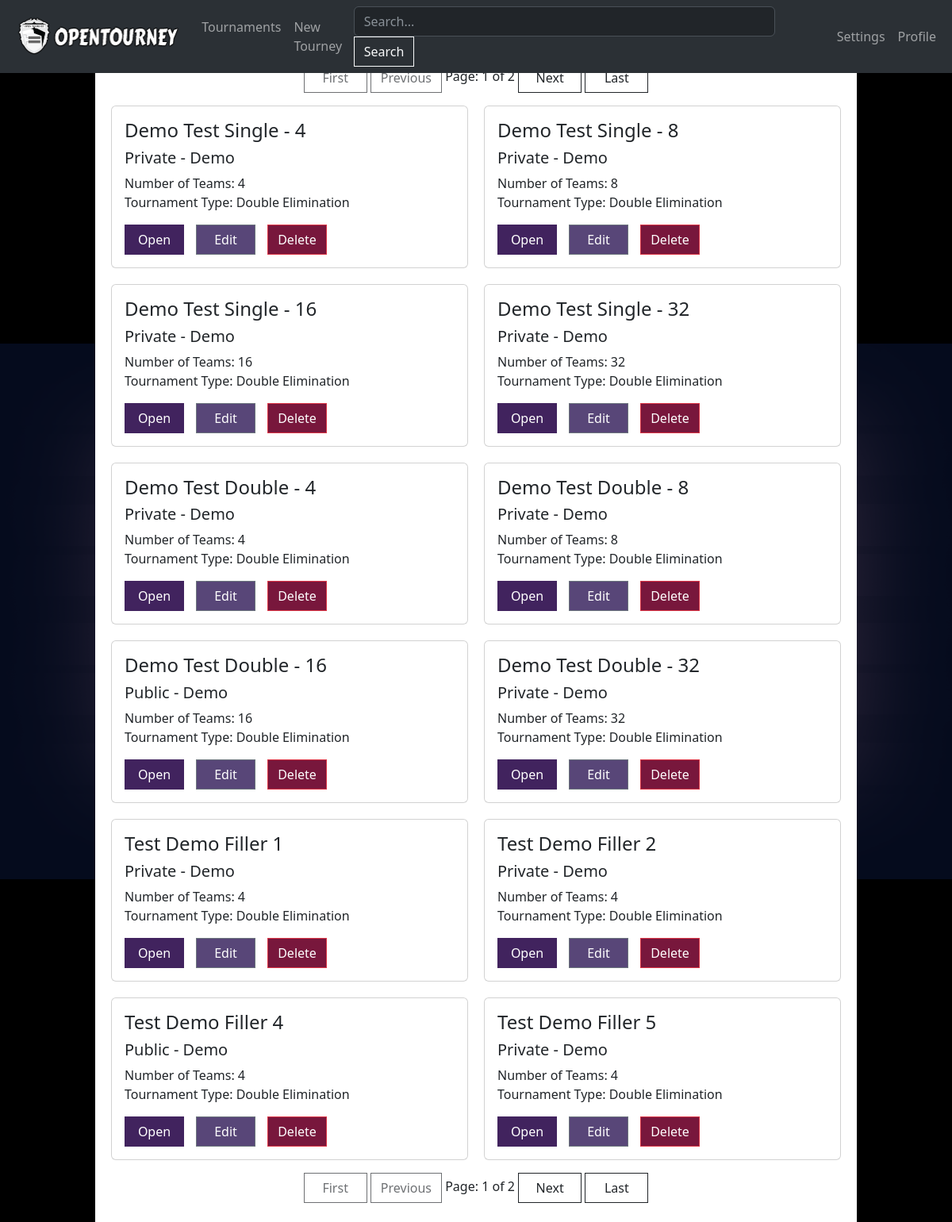
Page /tourney/tournaments (signed in) on the committed database.
### Tournament/models.py (models this page shows, shortened)
class TournamentObject(models.Model):
    SINGLE_ELIMINATION = 'SE'
    DOUBLE_ELIMINATION = 'DE'
    TOURNAMENT_TYPES = [
        (SINGLE_ELIMINATION, 'Single Elimination'),
        (DOUBLE_ELIMINATION, 'Double Elimination'),
    ]
    name = models.CharField(max_length=100, default="My Tournament")
    description = models.TextField(blank=True)
    num_teams = models.IntegerField(default=16)
    tournament_type = models.CharField(max_length=2, choices=TOURNAMENT_TYPES, default=SINGLE_ELIMINATION)
    user = models.ForeignKey(User, on_delete=models.CASCADE, related_name='tourney')
    public = models.BooleanField(default=False)
    archived = models.BooleanField(default=False)
    winner = models.CharField(max_length=100, default="none")
    def __init__(self, *args, **kwargs):
        super().__init__(*args, **kwargs)

### Tournament/views.py (the view, shortened to what this page needs)
# urls.py: path('tourney/tournaments', tournament_views.tourney_listings, name="listings"),
def tourney_listings(request):
    query = request.GET.get('search')
    if query is None:
        if not request.user.is_authenticated:
            return redirect('login')
        else:
            tourneys = TournamentObject.objects.filter(user=request.user)
            if not tourneys.exists():
                return redirect('new')
    paginator = Paginator(tourneys, 12)
    page = request.GET.get('page')
    tourneys = paginator.get_page(page)
    return render(request, 'Tournament/listings.html', {'tourneys': tourneys})

### Tournament/templates/Tournament/listings.html (shortened to what this page needs)
{% extends "base.html" %}
{% block body %}
<div class="text-center mb-3 mt-1">
    {% if tourneys.has_previous %}
        <a class="btn btn-outline-dark d-none d-md-inline-block" href="?page=1">First</a>
        <a class="btn btn-outline-dark" href="?page={{ tourneys.previous_page_number }}">Previous</a>
    {% else %}
        <button class="btn btn-outline-dark d-none d-md-inline-block" disabled>First</button>
        <button class="btn btn-outline-dark" disabled>Previous</button>
    {% endif %}
    Page: {{ tourneys.number }} of {{ tourneys.paginator.num_pages }}
    {% if tourneys.has_next %}
        <a class="btn btn-outline-dark" href="?page={{ tourneys.next_page_number }}">Next</a>
        <a class="btn btn-outline-dark d-none d-md-inline-block" href="?page={{ tourneys.paginator.num_pages }}">Last</a>
    {% else %}
        <button class="btn btn-outline-dark" disabled>Next</button>
        <button class="btn btn-outline-dark d-none d-md-inline-block" disabled>Last</button>
    {% endif %}
</div>
<div class="grid-container">
    {% for tourney in tourneys %}
    <div class="card">
        <div class="card-body">
            <h4 class="card-title">{{ tourney.name }}</h4>
            {% if tourney.public %}
                <h5>Public - {{ tourney.user.username }}</h5>
            {% else %}
                <h5>Private - {{ tourney.user.username }}</h5>
            {% endif %}
            <p class="m-gone">Number of Teams: {{ tourney.num_teams }}</p>
            {% if tourney.tournament_type == single %}
                <p>Tournament Type: Single Elimination</p>
            {% else %}
                <p>Tournament Type: Double Elimination</p>
            {% endif %}
            <div class="button-group-horizontal">
                <a href="{% url 'tourney' tourney.id %}" class="btn btn-primary listing-btn page-animation">Open</a>
                {% if user.is_authenticated and user == tourney.user %}
                <a href="{% url 'edit' tourney.id %}" class="btn btn-secondary listing-btn page-animation">Edit</a>
                <form id="delete-form" method="POST" action="{% url 'delete_tourney' tourney.id %}">
                    <button type="button" onclick="showConfirmDialog({{tourney.id}})" class="btn btn-danger listing-btn">Delete</button>
                </form>
                {% endif %}
            </div>
        </div>
    </div>
    {% endfor %}
</div>
<div class="text-center mt-3 mb-1">
    {% if tourneys.has_previous %}
        <a class="btn btn-outline-dark" href="?page=1">First</a>
        <a class="btn btn-outline-dark" href="?page={{ tourneys.previous_page_number }}">Previous</a>
    {% else %}
        <button class="btn btn-outline-dark" disabled>First</button>
        <button class="btn btn-outline-dark" disabled>Previous</button>
    {% endif %}
    Page: {{ tourneys.number }} of {{ tourneys.paginator.num_pages }}
    {% if tourneys.has_next %}
        <a class="btn btn-outline-dark" href="?page={{ tourneys.next_page_number }}">Next</a>
        <a class="btn btn-outline-dark" href="?page={{ tourneys.paginator.num_pages }}">Last</a>
    {% else %}
        <button class="btn btn-outline-dark" disabled>Next</button>
        <button class="btn btn-outline-dark" disabled>Last</button>
    {% endif %}
</div>
{% endblock %}

### Tournament/static/style.css (style rules this page uses)
:root { --primary: #41235e; --primary-hover: #2c1840; --secondary: #584678; --secondary-hover: #362b4a; --danger: #78173c; --danger-hover: #4d0f26; }
.m-gone { margin-bottom: 0px; }
.btn { border-radius: 0 !important; }
.btn-primary, .btn-primary:active, .btn-primary:visited { background-color: var(--primary) !important; border-color: var(--primary) !important; }
.btn-secondary, .btn-secondary:active, .btn-secondary:visited { background-color: var(--secondary) !important; }
.btn-danger, .btn-danger:active, .btn-danger:visited { background-color: var(--danger) !important; }
body { background-color: black !important; background-image: url("images/background.png"); background-size: 100%; background-repeat: no-repeat; background-position: center; height: 100vh; }
.button-group-horizontal { display: flex; align-items: left; }
.listing-btn { margin-right: 15px; min-width: 75px; }
.btn-outline-dark { min-width: 80px; }
.grid-container { display: grid; grid-template-columns: repeat(auto-fit, minmax(320px, 1fr)); grid-gap: 20px; }

### rows in the picture
TournamentObject: name "Demo Test Single - 4", user.username "Demo", num_teams "4", tournament_type "Tournament Type: Double Elimination"
TournamentObject: name "Demo Test Single - 8", user.username "Demo", num_teams "8", tournament_type "Tournament Type: Double Elimination"
TournamentObject: name "Demo Test Single - 16", user.username "Demo", num_teams "16", tournament_type "Tournament Type: Double Elimination"
TournamentObject: name "Demo Test Single - 32", user.username "Demo", num_teams "32", tournament_type "Tournament Type: Double Elimination"
TournamentObject: name "Demo Test Double - 4", user.username "Demo", num_teams "4", tournament_type "Tournament Type: Double Elimination"
TournamentObject: name "Demo Test Double - 8", user.username "Demo", num_teams "8", tournament_type "Tournament Type: Double Elimination"
TournamentObject: name "Demo Test Double - 16", user.username "Demo", num_teams "16", tournament_type "Tournament Type: Double Elimination"
TournamentObject: name "Demo Test Double - 32", user.username "Demo", num_teams "32", tournament_type "Tournament Type: Double Elimination"
TournamentObject: name "Test Demo Filler 1", user.username "Demo", num_teams "4", tournament_type "Tournament Type: Double Elimination"
TournamentObject: name "Test Demo Filler 2", user.username "Demo", num_teams "4", tournament_type "Tournament Type: Double Elimination"
TournamentObject: name "Test Demo Filler 4", user.username "Demo", num_teams "4", tournament_type "Tournament Type: Double Elimination"
TournamentObject: name "Test Demo Filler 5", user.username "Demo", num_teams "4", tournament_type "Tournament Type: Double Elimination"

### other values in the picture
{{ tourneys.number }} "1"
{{ tourneys.paginator.num_pages }} "2"
